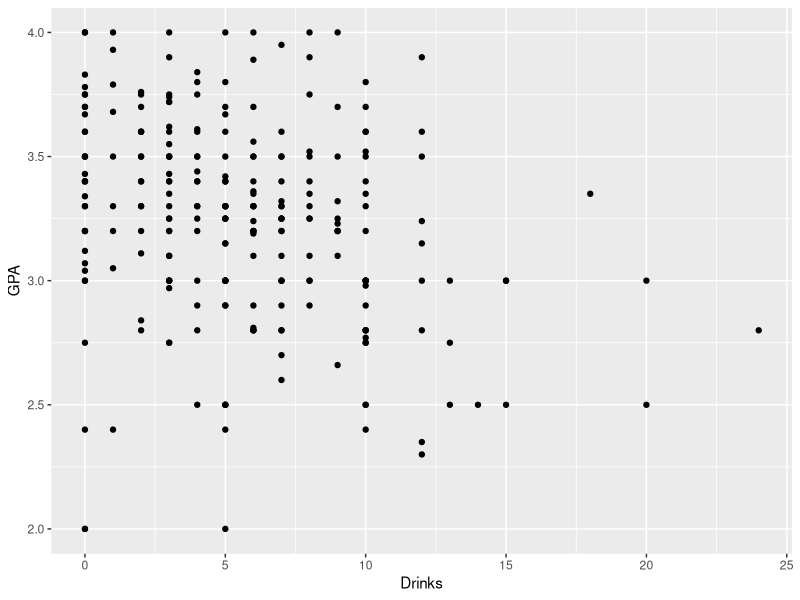
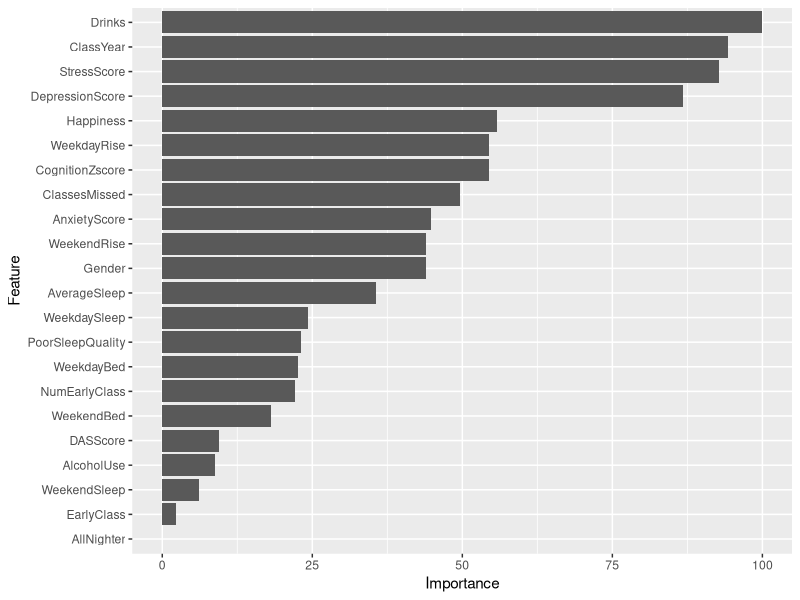
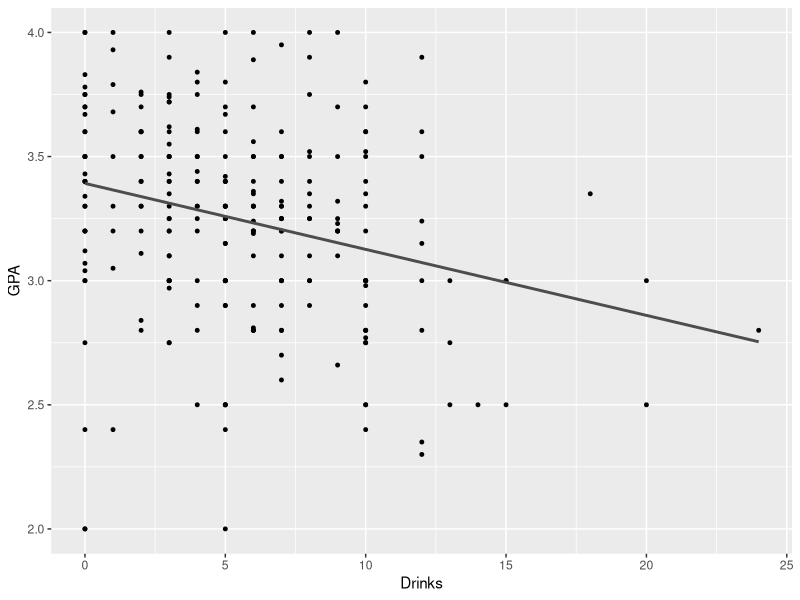
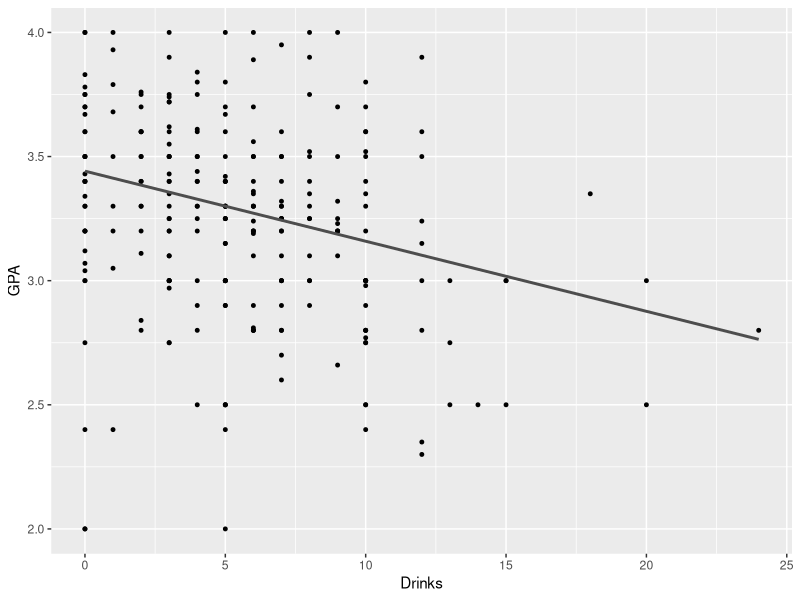

R code for these plots, in order: (Note: this script raises an error after producing the figures.)
if(!require(mlbench)){install.packages("mlbench"); require(mlbench)} # common datasets to use
if(!require(tidyverse)){install.packages("tidyverse"); library(tidyverse)} 
if(!require(modelr)){install.packages("modelr"); library(modelr)} 

# some dependencies for caret that aren't automatically installed
if(!require(ModelMetrics)){install.packages("ModelMetrics"); require(ModelMetrics)}
if(!require(recipes)){install.packages("recipes"); require(recipes)}
if(!require(DEoptimR)){install.packages("DEoptimR"); require(DEoptimR)}

if(!require(caret)){install.packages("caret"); require(caret)} # ML package WITHOUT its dependencies. Should not take as long
if(!require(dplyr)){install.packages("dplyr"); require(dplyr)}
if(!require(broom)){install.packages("broom"); require(broom)}
set.seed(370)

if(!require(caret)){install.packages("caret", dependencies = c("Depends", "Suggests")); require(caret)}



# load data
sleep_data <- read.csv("./Sleep Drinking - Sheet1.csv")

sleep_data <- sleep_data %>% dplyr::select(-LarkOwl, -DepressionStatus, -AnxietyStatus, -Stress)

# Scatter plot

p <- ggplot(sleep_data, aes(x = Drinks, y = GPA))  +
  geom_point()
p

# Feature selection
control <- trainControl(method="repeatedcv", number = 10, repeats = 3)

model <- train(GPA ~., data=sleep_data, method = "knn", trControl = control)

importance <- varImp(model)

ggplot(importance)

linear_model <- lm (GPA ~ Drinks, data = sleep_data)

parameters <- tidy(linear_model)$estimate

sleep_data_small <- sleep_data %>%
  #mutate(GPA_negation = 4.0 - sleep_data$GPA) %>%
  dplyr::select(Drinks, GPA) %>%
  mutate(linear_model_prediction = parameters[1] + parameters[2] * sleep_data$Drinks)

#head(sleep_data)

ggplot(sleep_data_small , aes(Drinks)) +
  geom_point(aes(y= GPA), size = 1) +
  geom_line(aes(y= linear_model_prediction), size = 1, colour = "grey30")

model_linear_function <- function(a, data) {
  a[1] + data$Drinks * a[2]
}

model_function = model_linear_function
measure_distance <- function(mod_params, data) {
  diff <- data$GPA - model_function(mod_params, data)
  sqrt(mean(diff ^ 2))
}



# Here's a line fit with the objective function that lm uses - squares of the residuals
best <- optim(c(3.4, 0), measure_distance, data = sleep_data_small)


# values for the coefficients
parameters
best$par

measure_distance_mad <- function(mod_params, data) {
  diff <- data$GPA - model_function(mod_params, data)
  mean(abs(diff))
}

# make use of a different distance function here (such as mean absolute)
mad_fit <- optim(c(3.4, 0), measure_distance_mad, data = sleep_data_small)
mad_fit$par

sleep_data_small <- sleep_data_small %>%
  mutate(lm_mad = mad_fit$par[1] + mad_fit$par[2] * sleep_data$Drinks)

ggplot(sleep_data_small , aes(Drinks)) +
  geom_point(aes(y= GPA), size = 1) +
  geom_line(aes(y= lm_mad), size = 1, colour = "grey30")


sleep_data_small <- sleep_data_small %>% 
  mutate(
    residuals_mad = GPA - lm_mad,
    residuals = GPA - linear_model_prediction
  )


# plot the residuals to compare them
ggplot(sleep_data_small, aes(ClassesMissed)) +
  geom_point(aes(y=residuals)) + 
  geom_point(aes(y=residuals_mad), color = "red") +
  geom_abline(intercept=0, slope = 0)

summary(linear_model)
cor(sleep_data$ClassesMissed, sleep_data$GPA)
cor(sleep_data$Drinks, sleep_data$GPA)
cor(sleep_data$ClassesMissed, sleep_data$Drinks)




#CLass_skipped analysis

linear_model <- lm (GPA ~ ClassesMissed, data = sleep_data)

parameters <- tidy(linear_model)$estimate

sleep_data_small <- sleep_data %>%
  #mutate(GPA_negation = 4.0 - sleep_data$GPA) %>%
  dplyr::select(ClassesMissed, GPA) %>%
  mutate(linear_model_prediction = parameters[1] + parameters[2] * sleep_data$ClassesMissed)

#head(sleep_data)

ggplot(sleep_data_small , aes(ClassesMissed)) +
  geom_point(aes(y= GPA), size = 1) +
  geom_line(aes(y= linear_model_prediction), size = 1, colour = "grey30")

model_linear_function <- function(a, data) {
  a[1] + data$ClassesMissed * a[2]
}

model_function = model_linear_function
measure_distance <- function(mod_params, data) {
  diff <- data$GPA - model_function(mod_params, data)
  sqrt(mean(diff ^ 2))
}

# Here's a line fit with the objective function that lm uses - squares of the residuals
best <- optim(c(3.4, 0), measure_distance, data = sleep_data_small)


# values for the coefficients
parameters
best$par

measure_distance_mad <- function(mod_params, data) {
  diff <- data$GPA - model_function(mod_params, data)
  mean(abs(diff))
}

# make use of a different distance function here (such as mean absolute)
mad_fit <- optim(c(3.4, 0), measure_distance_mad, data = sleep_data_small)
mad_fit$par

sleep_data_small <- sleep_data_small %>%
  mutate(lm_mad = mad_fit$par[1] + mad_fit$par[2] * sleep_data$ClassesMissed)

sleep_data_small <- sleep_data_small %>% 
  mutate(
    residuals_mad = GPA - lm_mad,
    residuals = GPA - linear_model_prediction
  )


# plot the residuals to compare them
ggplot(sleep_data_small, aes(ClassesMissed)) +
  geom_point(aes(y=residuals)) + 
  geom_point(aes(y=residuals_mad), color = "red") +
  geom_abline(intercept=0, slope = 0)

summary(linear_model)
